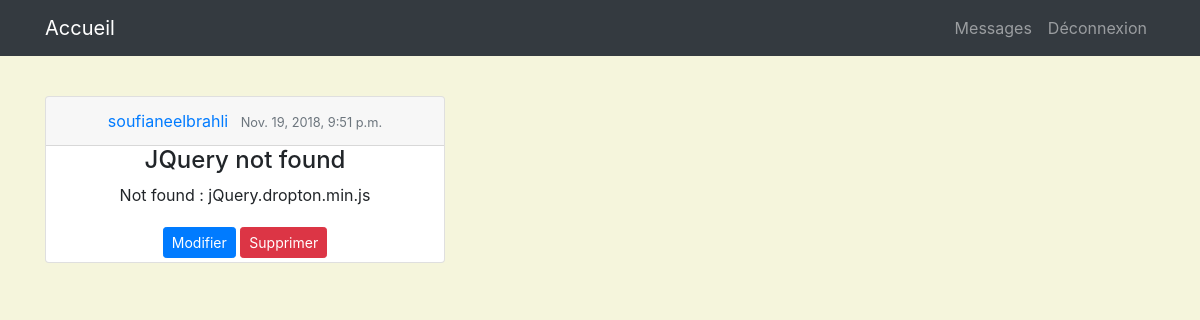
Page /Unlyacc/messages/5/ on the committed database.
### Unlyacc/models.py (models this page shows, shortened)
class Message(models.Model):
    title = models.CharField(max_length=150)
    content = models.TextField()
    date_posted = models.DateTimeField(default=timezone.now)
    author = models.ForeignKey(User, on_delete=models.CASCADE)

### Unlyacc/views.py (the view)
# urls.py: url(r'^messages/(?P<pk>\d+)/$',MessageDetailView.as_view(),name='message-detail'),
class MessageDetailView(DetailView):
	model = Message

### Unlyacc/templates/Unlyacc/Message_detail.html
{% extends 'baseupdatemessage.html' %}
{% block body%}
<div class="container">
  <div class="card" style="width: 25rem;">
    <article class="media content-section">
      <div style="text-align:center;" class="media-body">
        <div class="article-metadata">
          <div class="card-header">
            <a class="mr-2" href="#">{{object.author}}</a>
            <small class="text-muted" >{{object.date_posted}}</small>
          </div>
        </div>
        <h4 class="article-title">{{object.title}}</h4>
        <p class="article-content">{{object.content}}</p>
        <a class="btn btn-primary btn-sm mt-1 mb-1" href="{% url 'message-update' object.id %}">Modifier</a>
        <a class="btn btn-danger btn-sm mt-1 mb-1" href="{% url 'message-delete' object.id %}">Supprimer</a>
      </div>
    </article>
  </div>
  <br>
</div>
{% endblock %}

### Unlyacc/templates/baseupdatemessage.html (style rules this page uses)
body { background-color: #F5F5DC; }

### rows in the picture
Message: author "soufianeelbrahli", date_posted "Nov. 19, 2018, 9:51 p.m.", title "JQuery not found", content "Not found : jQuery.dropton.min.js"
